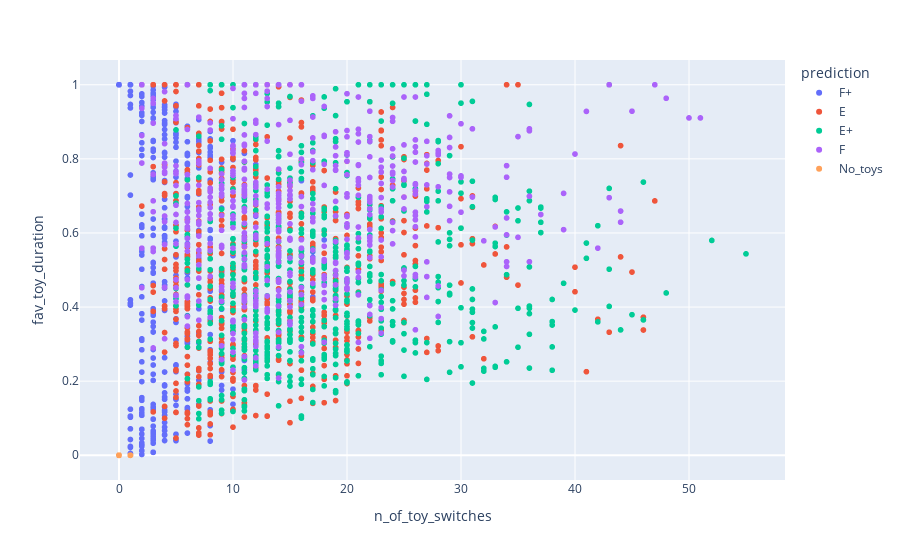

This figure's notebook cell:
### Code cell
print(np.corrcoef(np.hstack((all_feature_df['n_of_toy_switches'].to_numpy().reshape((-1,1)),\
            all_feature_df['fav_toy_duration'].to_numpy().reshape((-1,1)))), rowvar = False))

fig = px.scatter(all_feature_df, x = 'n_of_toy_switches', y = 'fav_toy_duration',\
            color = 'prediction')
fig.show()

### Figure 1 — Plotly figure (JSON) as saved in the notebook; plotly's stock layout.template omitted (floating-point values rounded to 4 significant figures; data arrays with more than 128 entries replaced by an {"elided": "..."} marker saying what was removed)
{"data": [{"hovertemplate": "prediction=F+<br>n_of_toy_switches=%{x}<br>fav_toy_duration=%{y}<extra></extra>", "legendgroup": "F+", "marker": {"color": "#636efa", "symbol": "circle"}, "mode": "markers", "name": "F+", "showlegend": true, "type": "scattergl", "x": {"elided": "440 int values"}, "xaxis": "x", "y": {"elided": "440 float values"}, "yaxis": "y"}, {"hovertemplate": "prediction=E<br>n_of_toy_switches=%{x}<br>fav_toy_duration=%{y}<extra></extra>", "legendgroup": "E", "marker": {"color": "#EF553B", "symbol": "circle"}, "mode": "markers", "name": "E", "showlegend": true, "type": "scattergl", "x": {"elided": "671 int values"}, "xaxis": "x", "y": {"elided": "671 float values"}, "yaxis": "y"}, {"hovertemplate": "prediction=E+<br>n_of_toy_switches=%{x}<br>fav_toy_duration=%{y}<extra></extra>", "legendgroup": "E+", "marker": {"color": "#00cc96", "symbol": "circle"}, "mode": "markers", "name": "E+", "showlegend": true, "type": "scattergl", "x": {"elided": "685 int values"}, "xaxis": "x", "y": {"elided": "685 float values"}, "yaxis": "y"}, {"hovertemplate": "prediction=F<br>n_of_toy_switches=%{x}<br>fav_toy_duration=%{y}<extra></extra>", "legendgroup": "F", "marker": {"color": "#ab63fa", "symbol": "circle"}, "mode": "markers", "name": "F", "showlegend": true, "type": "scattergl", "x": {"elided": "511 int values"}, "xaxis": "x", "y": {"elided": "511 float values"}, "yaxis": "y"}, {"hovertemplate": "prediction=No_toys<br>n_of_toy_switches=%{x}<br>fav_toy_duration=%{y}<extra></extra>", "legendgroup": "No_toys", "marker": {"color": "#FFA15A", "symbol": "circle"}, "mode": "markers", "name": "No_toys", "showlegend": true, "type": "scattergl", "x": [1, 1, 0, 1, 1, 0, 0, 0, 1, 0, 1, 0, 1, 0, 0, 0, 0, 0, 0, 0, 0, 0, 0, 0, 0, 0, 0, 0, 0, 0, 1, 0, 0, 0, 0, 0, 0, 0, 0, 1, 0, 0, 0, 0, 0, 0, 0, 0, 0, 0, 0, 0, 0, 0, 0, 0, 0, 0, 1, 1, 0, 0, 1, 1, 0, 0, 1, 0, 1, 0, 0, 0, 0, 0, 1, 0, 0, 1, 0, 0, 0, 1, 0, 1, 0, 0, 0, 0, 0, 0, 0, 0, 1, 1, 0, 0, 0, 0, 0, 0, 0, 0, 0, 0, 0, 1, 0, 1, 0, 0, 0, 0, 0, 1, 1, 1], "xaxis": "x", "y": [0, 0, 0, 0, 0, 0, 0, 0, 0, 0, 0, 0, 0, 0, 0, 0, 0, 0, 0, 0, 0, 0, 0, 0, 0, 0, 0, 0, 0, 0, 0, 0, 0, 0, 0, 0, 0, 0, 0, 0, 0, 0, 0, 0, 0, 0, 0, 0, 0, 0, 0, 0, 0, 0, 0, 0, 0, 0, 0, 0, 0, 0, 0, 0, 0, 0, 0, 0, 0, 0, 0, 0, 0, 0, 0, 0, 0, 0, 0, 0, 0, 0, 0, 0, 0, 0, 0, 0, 0, 0, 0, 0, 0, 0, 0, 0, 0, 0, 0, 0, 0, 0, 0, 0, 0, 0, 0, 0, 0, 0, 0, 0, 0, 0, 0, 0], "yaxis": "y"}], "layout": {"legend": {"title": {"text": "prediction"}, "tracegroupgap": 0}, "margin": {"t": 60}, "xaxis": {"anchor": "y", "domain": [0, 1], "title": {"text": "n_of_toy_switches"}}, "yaxis": {"anchor": "x", "domain": [0, 1], "title": {"text": "fav_toy_duration"}}}}
